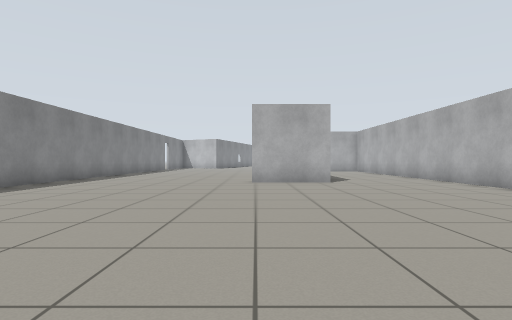
View 1 (above)

23 first-person views from a walk through a Gazebo world. The camera is 0.72 m above the floor, looks level and sees 80° across. The floor is counted in squares, 1 m on a side. Each view is taken from the middle of a square. On the plan, view 1 faces up. The plan holds only what a view shows up to about 10 squares ahead; the rest is blank.

View 2
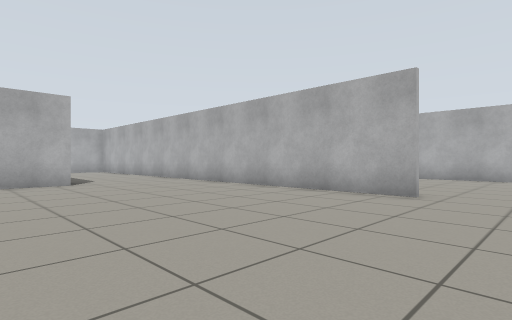

View 3
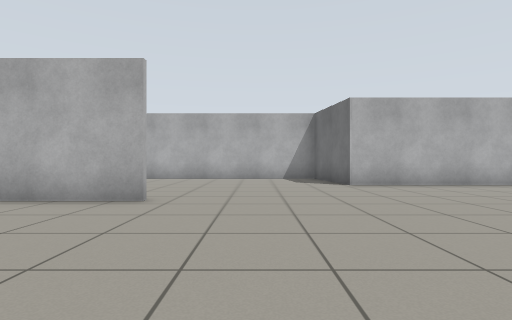

View 4
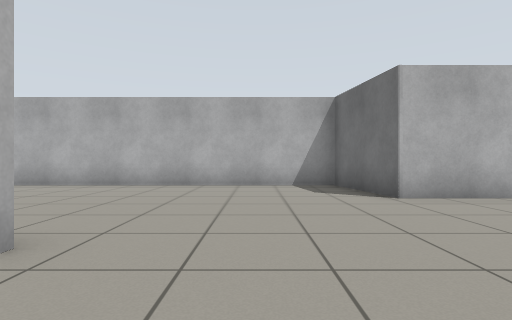

View 5
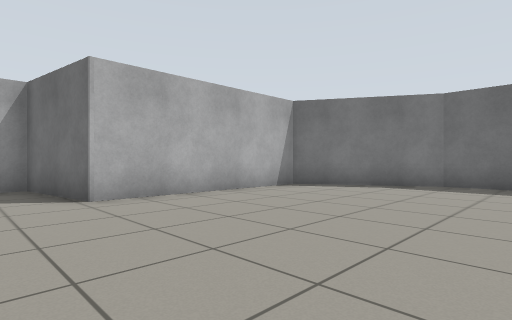

View 6
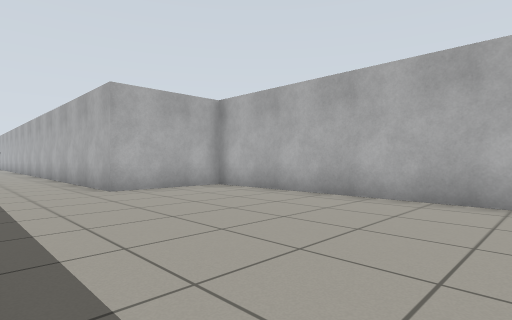

View 7
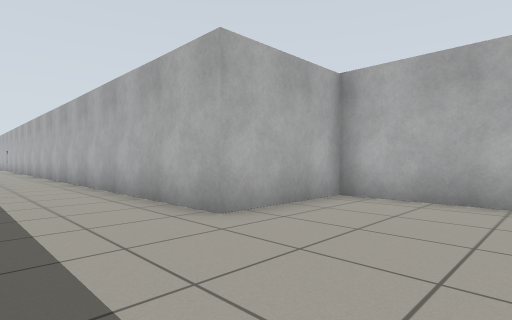

View 8
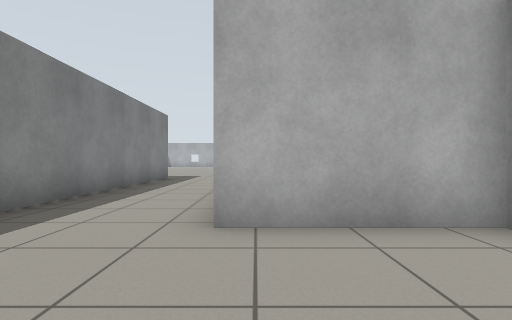

View 9
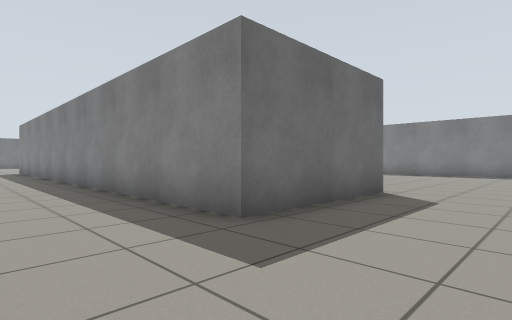

View 10
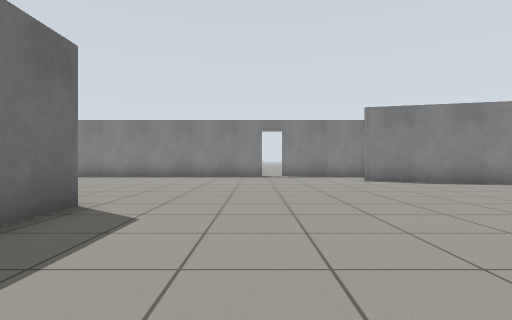

View 11
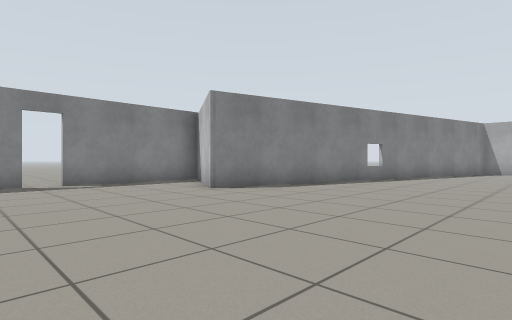

View 12
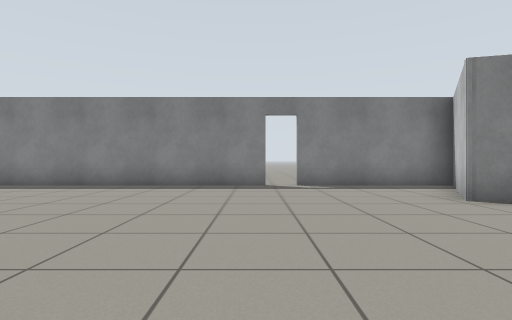

View 13
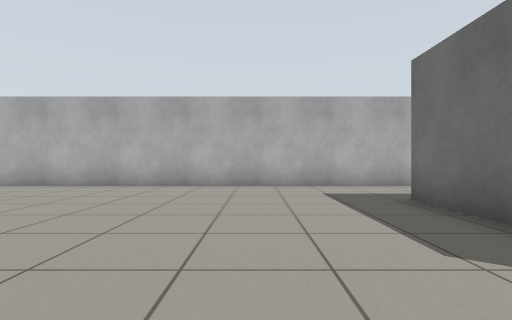

View 14
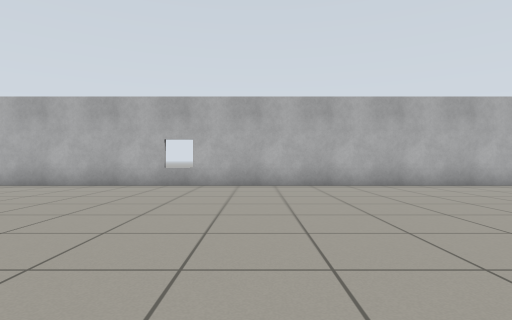

View 15
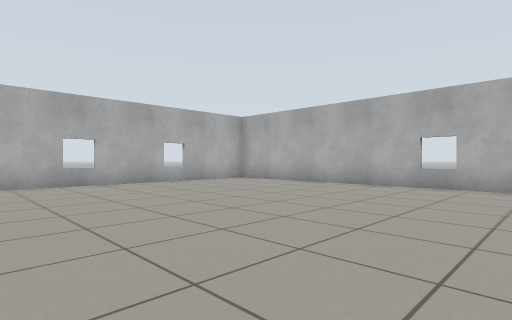

View 16
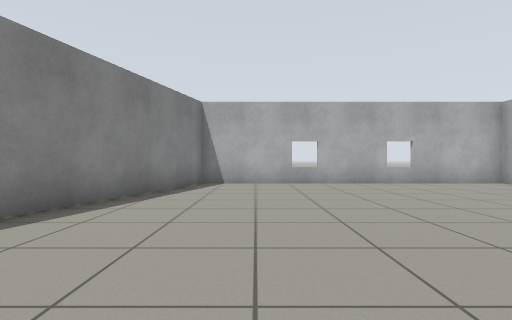

View 17
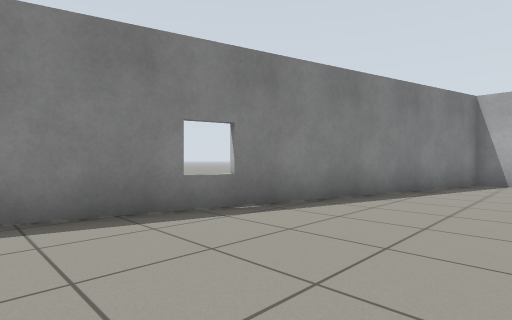

View 18
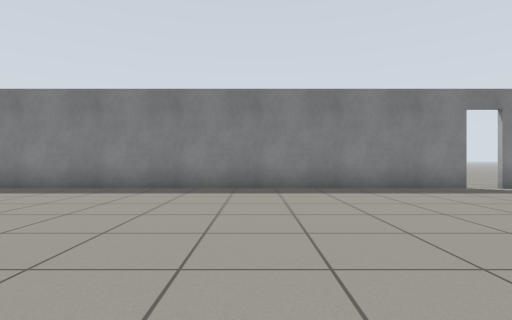

View 19
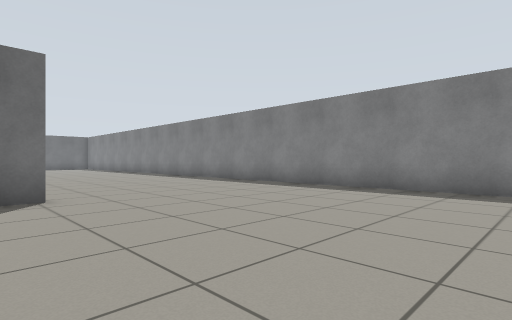

View 20
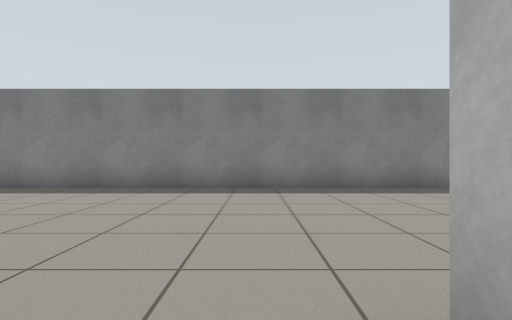

View 21
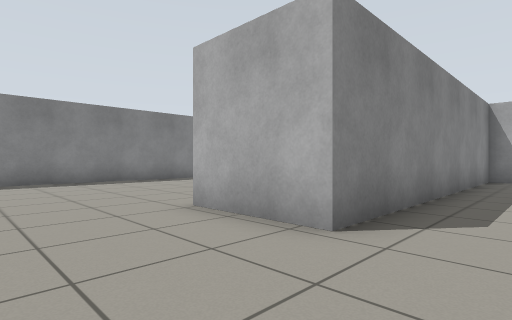

View 22
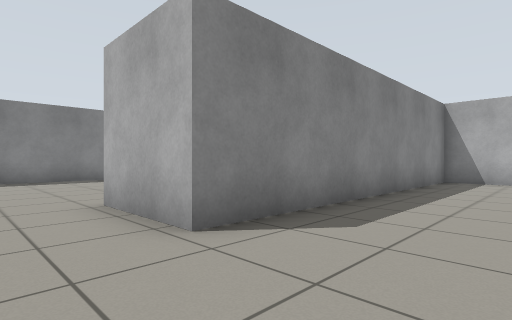

View 23
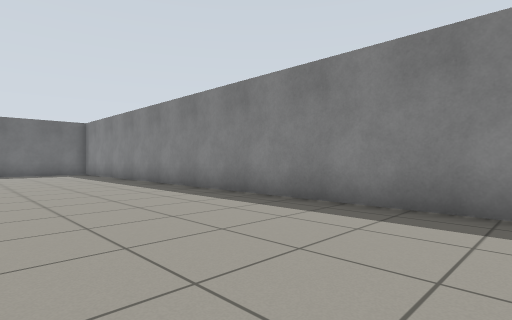

### Floor plan
Points are (right, up) in squares from view 1. A wall is a line through its corners. A room is listed if a view was taken in it or the views show most of it. See-through windows are left out.
Room 1 (views 1, 2, 3, 4, 5, 6, 7, 8, 9, 10, 11, 12, 13, 14, 15, 16, 17, 18, 19, 20, 21, 22, 23)
walls: (-0.1, 9.9) (0.5, 9.9); (4.1, 19.1) (2.4, 19.1) (2.4, 9.7) (-0.1, 9.7); (2.1, 19.2) (6.5, 19.2) (6.5, 10.4); (6.3, 1.9) (6.3, 10); (-6.6, 22.4) (-6.6, -3.5); (-3.6, 25.8) (-6.6, 27.6) (-6.6, 23.1); (4.7, -10.3) (6.2, -10.3) (9.7, -8.3) (9.7, -2.7) (12.7, -2.2) (12.7, 10.2) (9.6, 10.2) (9.6, 37.2); (9.6, 39.3) (0.3, 39.3) (-3.3, 25.6)
ways out: open door at (-7, 22.5)

Positions as (right, up) in squares from view 1, and headings:
1: (0, 0), facing up
2: (0, 0), facing up-right
3: (1, 0), facing right
4: (4, 0), facing right
5: (4, -1), facing down-right
6: (7, 3), facing up-right
7: (7, 7), facing up-right
8: (10, 7), facing up
9: (9, 22), facing down-left
10: (7, 22), facing left
11: (3, 21), facing up-left
12: (2, 22), facing left
13: (1, 22), facing right
14: (1, 30), facing right
15: (1, 30), facing up-right
16: (2, 30), facing up
17: (2, 29), facing up-left
18: (1, 17), facing left
19: (1, 16), facing down-left
20: (1, 9), facing left
21: (4, 7), facing up-left
22: (5, 8), facing up-left
23: (-2, 6), facing down-left
